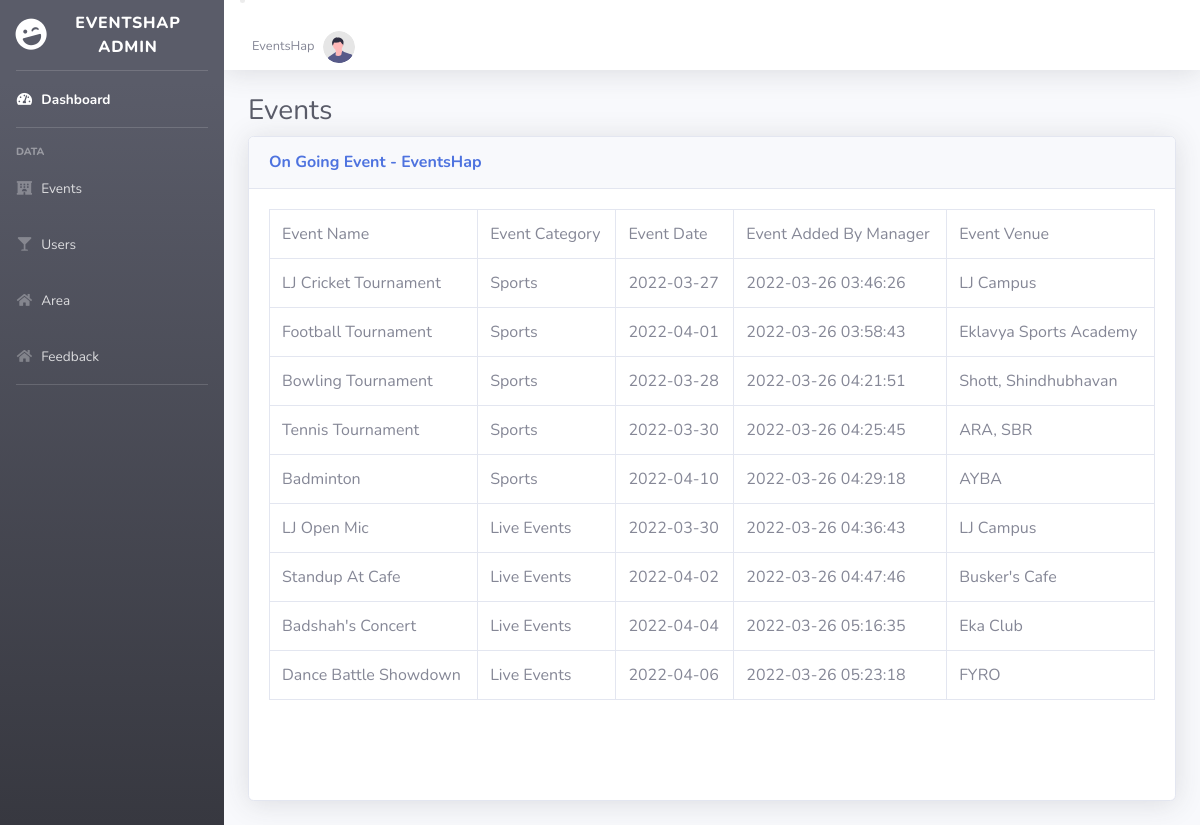
Screenshot of /admin/event.php (signed in) with the database file from the repository.
### tables this page shows
CREATE TABLE `event_master` (
  `event_id` int(5) NOT NULL,
  `event_category` char(50) NOT NULL,
  `event_name` varchar(50) NOT NULL,
  `event_date` date NOT NULL,
  `event_time` varchar(100) NOT NULL,
  `event_agegrp` int(3) NOT NULL,
  `event_fee` int(5) NOT NULL,
  `event_venue` varchar(200) NOT NULL,
  `event_area` char(10) NOT NULL,
  `event_pin` int(6) NOT NULL,
  `event_path` varchar(100) NOT NULL DEFAULT 'img/logo.png',
  `event_descrip` varchar(200) NOT NULL,
  `event_added` timestamp NOT NULL DEFAULT current_timestamp(),
  `event_map` varchar(500) NOT NULL
);

### admin/event.php (the view, shortened to what this page needs)
 <?php
include('includes/header.php');
include('includes/navbar.php');
include('includes/topbar.php');
?>
                <div class="container-fluid">
                    <h1 class="h3 mb-2 text-gray-800">Events</h1>
                    <div class="card shadow mb-4">
                        <div class="card-header py-3">
                            <h6 class="m-0 font-weight-bold text-primary">On Going Event - EventsHap</h6>
                        </div>
                        <div class="card-body">
                            <div class="table-responsive">
                                <table class="table table-bordered" id="dataTable" width="100%" cellspacing="0">
                                     <?php
                                        $connection = new mysqli("localhost","root","","eventshap");
                                           $query="select mm. event_id,
                                                                event_name as 'Event Name' ,
                                                                event_category as 'Event Category',
                                                                event_date as 'Event Date',
                                                                event_added as 'Event Added By Manager',
                                                                event_venue as 'Event Venue'
                                                                from event_master mm order by event_id";
                                            $result= $connection->query($query);
                                            $rowcount=mysqli_num_rows($result);
                                            $fieldinfo = $result -> fetch_fields();
                                           if ($rowcount>0)
                                            {
                                                echo '<tr>';
                                                $i=1;
                                                foreach ($fieldinfo as $val)
                                                {
                                                    if($i==1)
                                                    {
                                                      echo '<td style="display:none;">' . $val->name . '</td>';
                                                    }
                                                   else
                                                   {
                                                   echo '<td>' . $val->name . '</td>';
                                                   }
                                                     $i=$i+1;
                                                }
                                              while ($row = $result ->fetch_assoc())
                                              {
                                                echo '<tr>';
                                                $i=1;
                                                foreach ($fieldinfo as $val)
                                                {
                                                    if($i==1)
                                                    {
                                                          echo '<td style="display:none;">' . $row[$val->name] . '</td>';
                                                    }
                                                else
                                                {
                                                  echo '<td>' . $row[$val->name] . '</td>';
                                                }
                                                $i=$i+1;
                                                }
                                              }
                                            }
                                    ?>
                                </table>
            </div>
 <?php
include('includes/footer.php');
?>

### rows the page displays
event_master: event_name "LJ Cricket Tournament", event_category "Sports", event_date "2022-03-27", event_added "2022-03-26 03:46:26", event_venue "LJ Campus"
event_master: event_name "Football Tournament", event_category "Sports", event_date "2022-04-01", event_added "2022-03-26 03:58:43", event_venue "Eklavya Sports Academy"
event_master: event_name "Bowling Tournament", event_category "Sports", event_date "2022-03-28", event_added "2022-03-26 04:21:51", event_venue "Shott, Shindhubhavan"
event_master: event_name "Tennis Tournament", event_category "Sports", event_date "2022-03-30", event_added "2022-03-26 04:25:45", event_venue "ARA, SBR"
event_master: event_name "Badminton", event_category "Sports", event_date "2022-04-10", event_added "2022-03-26 04:29:18", event_venue "AYBA"
event_master: event_name "LJ Open Mic", event_category "Live Events", event_date "2022-03-30", event_added "2022-03-26 04:36:43", event_venue "LJ Campus"
event_master: event_name "Standup At Cafe", event_category "Live Events", event_date "2022-04-02", event_added "2022-03-26 04:47:46", event_venue "Busker's Cafe"
event_master: event_name "Badshah's Concert", event_category "Live Events", event_date "2022-04-04", event_added "2022-03-26 05:16:35", event_venue "Eka Club"
event_master: event_name "Dance Battle Showdown", event_category "Live Events", event_date "2022-04-06", event_added "2022-03-26 05:23:18", event_venue "FYRO"

### other values shown
$val->name "Event Name"
$val->name "Event Category"
$val->name "Event Date"
$val->name "Event Added By Manager"
$val->name "Event Venue"
